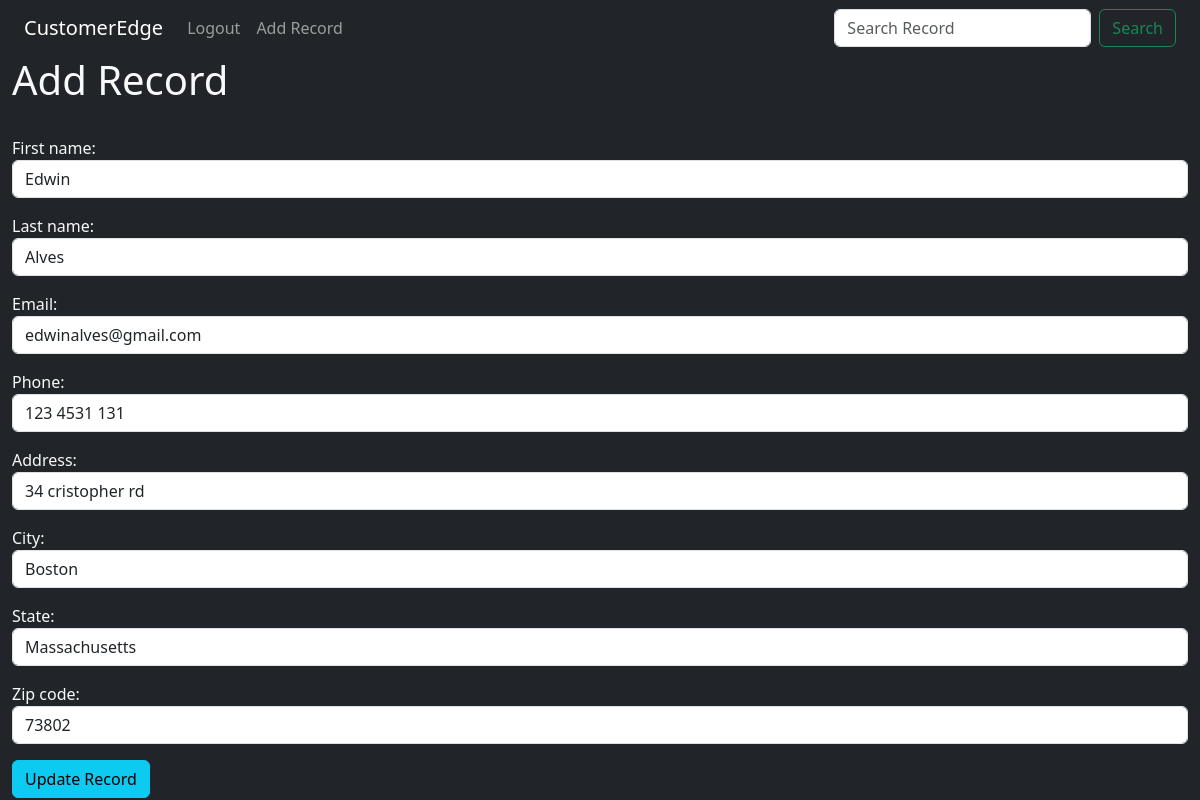
Page /update_record/5 (signed in) on the committed database.
### website/models.py (models this page shows, shortened)
class Record(models.Model):
    STATES = [
        ('AL', 'Alabama'),
        ('AK', 'Alaska'),
        ('AZ', 'Arizona'),
        ('AR', 'Arkansas'),
        ('CA', 'California'),
        ('CO', 'Colorado'),
        ('CT', 'Connecticut'),
        ('DE', 'Delaware'),
        ('FL', 'Florida'),
        ('GA', 'Georgia'),
        ('HI', 'Hawaii'),
        ('ID', 'Idaho'),
        ('IL', 'Illinois'),
        ('IN', 'Indiana'),
        ('IA', 'Iowa'),
        ('KS', 'Kansas'),
        ('KY', 'Kentucky'),
        ('LA', 'Louisiana'),
        ('ME', 'Maine'),
        ('MD', 'Maryland'),
        ('MA', 'Massachusetts'),
        ('MI', 'Michigan'),
        ('MN', 'Minnesota'),
        ('MS', 'Mississippi'),
        ('MO', 'Missouri'),
        ('MT', 'Montana'),
        ('NE', 'Nebraska'),
        ('NV', 'Nevada'),
        ('NH', 'New Hampshire'),
        ('NJ', 'New Jersey'),
        ('NM', 'New Mexico'),
        ('NY', 'New York'),
        ('NC', 'North Carolina'),
        ('ND', 'North Dakota'),
        ('OH', 'Ohio'),
        ('OK', 'Oklahoma'),
        ('OR', 'Oregon'),
        ('PA', 'Pennsylvania'),
        ('RI', 'Rhode Island'),
        ('SC', 'South Carolina'),
        ('SD', 'South Dakota'),
        ('TN', 'Tennessee'),
        ('TX', 'Texas'),
        ('UT', 'Utah'),
        ('VT', 'Vermont'),
        ('VA', 'Virginia'),
        ('WA', 'Washington'),
        ('WV', 'West Virginia'),
        ('WI', 'Wisconsin'),
        ('WY', 'Wyoming'),
    ]
    created_at =models.DateTimeField(auto_now_add=True)
    first_name = models.CharField(max_length=50)
    last_name= models.CharField(max_length=50)
    email = models.CharField(max_length=200)
    phone = models.CharField(max_length=12)
    address= models.CharField(max_length=100)
    city= models.CharField(max_length=50)
    state= models.CharField(max_length=50, choices=STATES)
    zip_code= models.CharField(max_length=50)

### website/views.py (the view)
# urls.py: path('update_record/<int:pk>', views.update_record, name="update_record"),
def update_record(request, pk):
    if request.user.is_authenticated:
        current_record = Record.objects.get(id=pk)
        form =  AddRecordForm(request.POST or None, instance = current_record)
        if form.is_valid():
            form.save()
            messages.info(request, "Record has been updated")
            return redirect('home')
        return render(request, 'update_record.html', {'form':form})
    else:
        messages.info(request, "You must be logged in to view this page")
        return redirect('home')

### website/templates/update_record.html (shortened to what this page needs)
{% extends 'base.html' %}
{% block content %}
<div class="container-xxl text-light">
    <h1>Add Record</h1>
    <br>
    <form method=POST action="{% url 'add_record' %}">
        {{form.as_p}}
        <button type="submit" class="btn btn-info">Update Record</button>
    </form>
</div>
{%endblock%}

### rows in the picture
Record: first_name "Edwin", last_name "Alves", email "edwinalves@gmail.com", phone "123 4531 131", address "34 cristopher rd", city "Boston", state "Massachusetts", zip_code "73802"
